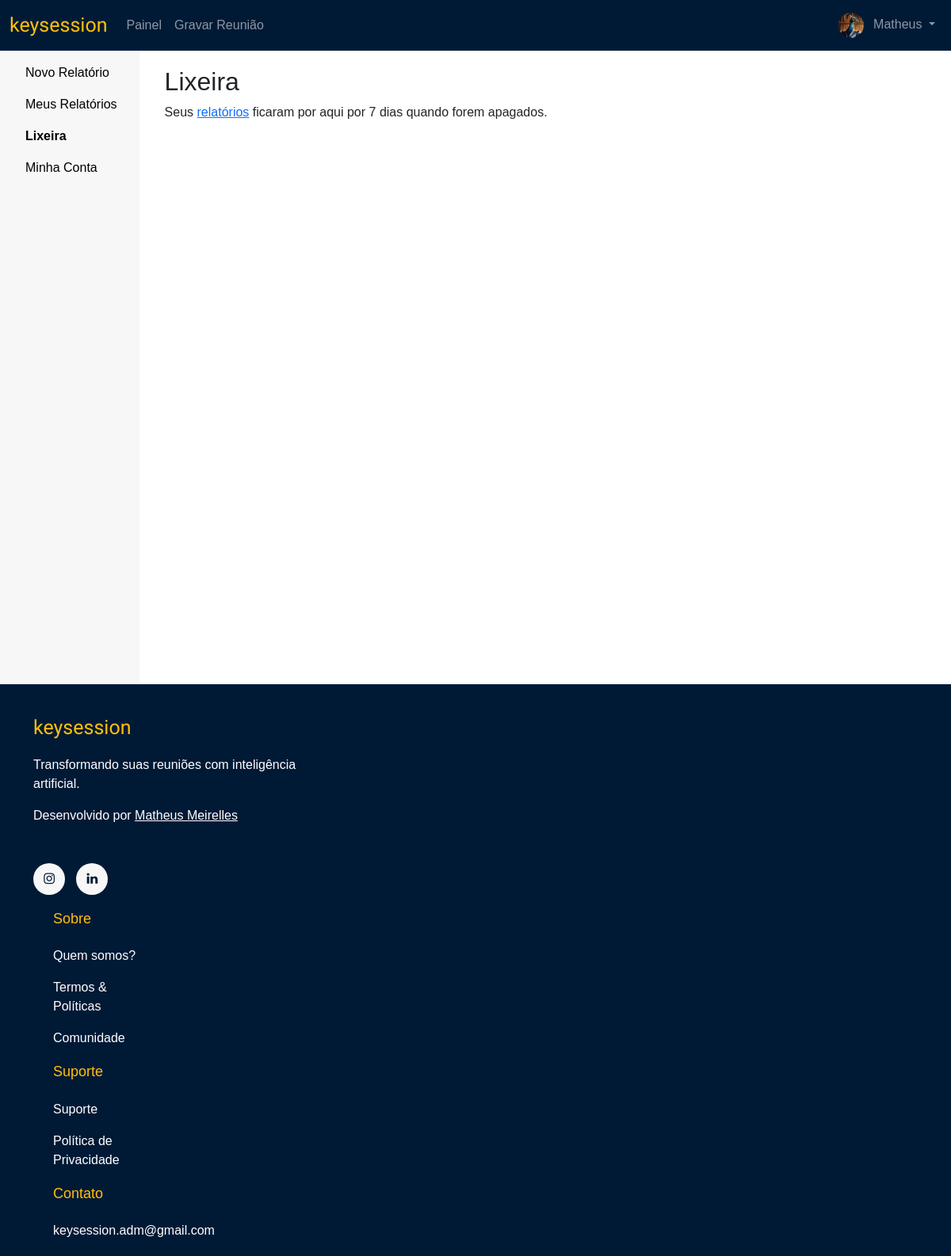
The app's page /trash (signed in), older data.
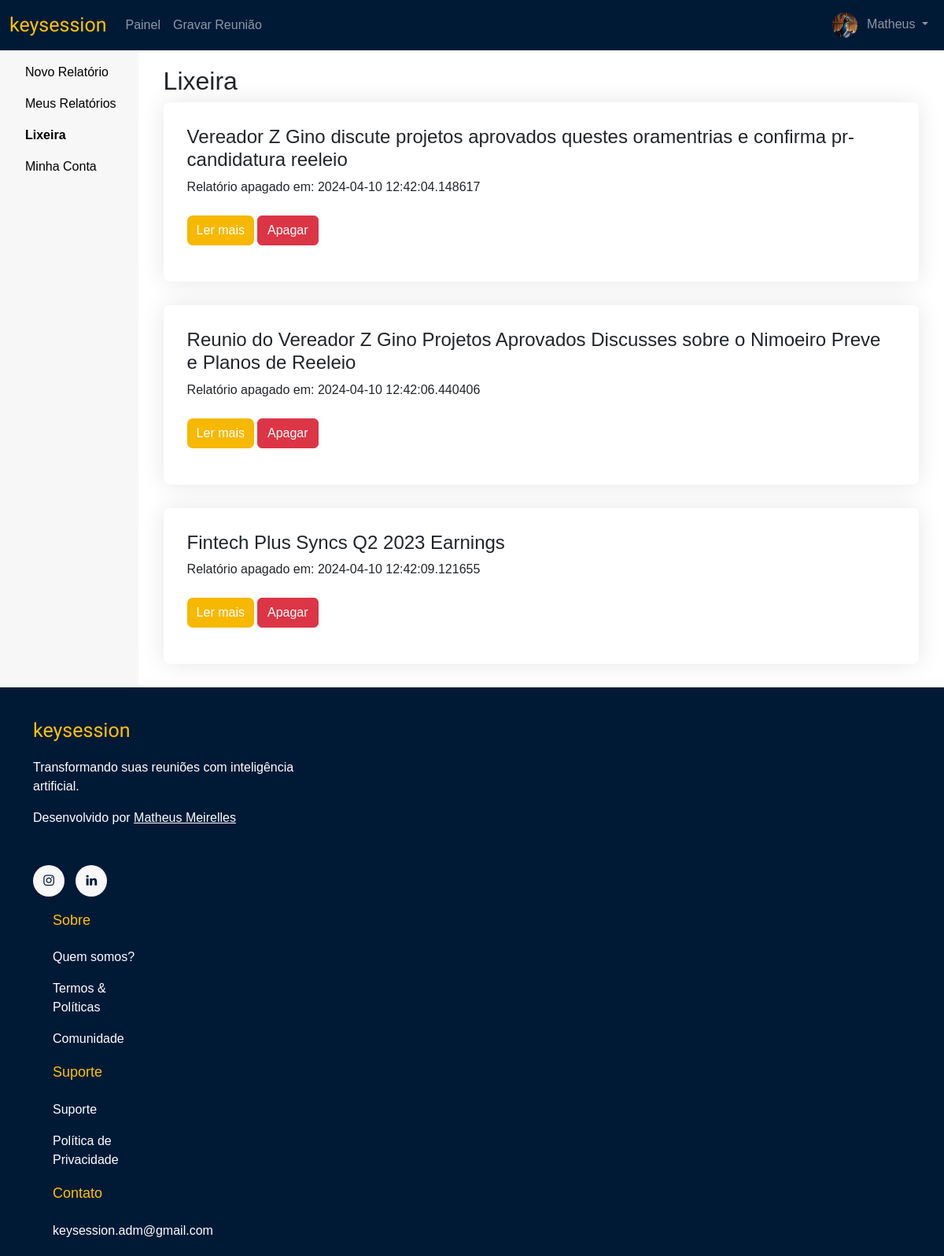
The same page, newer data.
### app/models.py (models this page shows)
class User(UserMixin, db.Model):
    id = db.Column(db.Integer, primary_key=True)
    username = db.Column(db.String(20), unique=True, nullable=False)
    email = db.Column(db.String(120), unique=True, nullable=False)
    password = db.Column(db.String(60), nullable=False)
    plan = db.Column(db.String(20), nullable=False, default='Grátis')
    user_pic = db.Column(db.String(250), nullable=False, default=f"/static/images/user_pictures/user{randint(1, 6)}.webp")
    two_factor_secret = db.Column(db.String(100))
    reports = db.relationship('Report', backref='author', lazy=True)

class Trash(db.Model):
    report_id = db.Column(db.String(100), primary_key=True)
    user_id = db.Column(db.Integer, db.ForeignKey('user.id'), nullable=False)
    report = db.Column(db.Text, nullable=False)
    date = db.Column(db.DateTime, nullable=False, default=datetime.utcnow)
    title = db.Column(db.String(100), nullable=False)

### app/routes.py (the view)
@main.route("/trash")
def trash():
    if current_user.is_authenticated:
        user_trash = Trash.query.filter_by(user_id=current_user.id).all()
        return render_template('dashboard/trash.html', user_trash=user_trash)
    else:
        return redirect(url_for('main.home'))

### app/__init__.py (called while the page is built)
def create_app():
    app = Flask(__name__, instance_relative_config=True)
    app.config.from_object('instance.config.Config')
    app.config.from_pyfile('instance.config.py', silent=True)
    from instance.config import Config
    app.config['MAIL_SERVER'] = 'smtp.gmail.com'
    app.config['MAIL_PORT'] = 465
    app.config['MAIL_USE_SSL'] = True
    app.config['MAIL_USERNAME'] = Config.EMAIL
    app.config['MAIL_PASSWORD'] = Config.EMAIL_PWD
    mail.init_app(app)
    db.init_app(app)
    login_manager.init_app(app)
    login_manager.login_view = 'login'
    with app.app_context():
        db.create_all()
    from .models import User
    @login_manager.user_loader
    def load_user(user_id):
        return User.query.get(int(user_id))
    from .routes import main as main_routes
    app.register_blueprint(main_routes)
    return app

### app/templates/dashboard/trash.html (shortened to what this page needs)
{% set current_page = 'trash' %}
{% set trash_option = 'font-weight:700;' %}
{% extends "dashboard/dashboard_base.html" %}
{% block panel_content %}
<h2>Lixeira</h2>
{% if user_trash==[]: %}
<p>Seus <a href="/my_reports">relatórios</a> ficaram por aqui por 7 dias quando forem apagados.</p>
{% else %}
    {% for report in user_trash %}
        <div class="report-list-item">
            <h4>{{ report.title }}</h4>
            Relatório apagado em: {{ report.date|safe }}
            <br>
            <br>
            <div class="reports-btns">
                <p class="d-inline-flex gap-1">
                    <a class="btn btn-primary btn-default" data-bs-toggle="collapse" href="#{{ report.report_id }}" role="button" aria-expanded="false" aria-controls="collapseExample">
                        Ler mais
                    </a>
                    <a data-id="{{ report.report_id }}" class="btn btn-danger btn-delete">
                        Apagar
                    </a>
                </p>
            </div>
        </div>
    {% endfor %}
{% endif %}
{% endblock %}

### app/templates/dashboard/dashboard_base.html (shortened to what this page needs)
{% extends "base.html" %}
{% block content %}
<div class="dashboard-container container-fluid">
    <div class="row">
        <div class="dashboard-sidebar d-none d-md-block col-md-2">
            <div class="desktop-navbar d-flex flex-column align-items-center align-items-sm-start px-3 pt-2 text-white min-vh-100">
                <ul class="nav nav-pills flex-column mb-sm-auto mb-0 align-items-center align-items-sm-start" id="menu">
                    <li class="nav-item">
                        <a href="{{ url_for('main.new_report') }}" class="nav-link align-middle px-0">
                            <span class="ms-1 d-none d-md-inline text-black sidebar-item" style="{{ new_report_option }}">Novo Relatório</span>
                        </a>
                    </li>
                    <li class="nav-item">
                        <a href="{{ url_for('main.my_reports') }}" class="nav-link align-middle px-0">
                            <span class="ms-1 d-none d-md-inline text-black sidebar-item" style="{{ my_reports_option }}">Meus Relatórios</span>
                        </a>
                    </li>
                    <li class="nav-item">
                        <a href="{{ url_for('main.trash') }}" class="nav-link align-middle px-0">
                            <span class="ms-1 d-none d-md-inline text-black sidebar-item" style="{{ trash_option }}">Lixeira</span>
                        </a>
                    </li>
                    <li class="nav-item">
                        <a href="{{ url_for('main.my_account') }}" class="nav-link align-middle px-0">
                            <span class="ms-1 d-none d-md-inline text-black sidebar-item" style="{{ my_account_option }}">Minha Conta</span>
                        </a>
                    </li>
                </ul>
            </div>
        </div>
        <div class="dashboard col">
            <div class="dashboard-content">
                {% block panel_content %}{% endblock %}
            </div>
        </div>
    </div>
</div>
{% endblock %}

### app/templates/base.html (shortened to what this page needs)
<!DOCTYPE html>
<html lang="en">
<head>
    <link rel="stylesheet" href="https://cdn.jsdelivr.net/npm/bootstrap@5.3.2/dist/css/bootstrap.min.css">
    <link rel="stylesheet" href="{{ url_for('static', filename='css/style.css') }}">
</head>
<body id="{{ current_page }}" class="d-flex flex-column h-100">
    <nav class="site-navbar navbar navbar-expand-lg navbar-dark">
        <div class="container-fluid">
            <a class="navbar-brand product-title" href="{{ url_for('main.home') }}">keysession</a>
            <div class="collapse navbar-collapse" id="navbarNav">
                <ul class="navbar-nav me-auto mb-2 mb-lg-0">
                    {% if current_user.is_authenticated %}
                    <li class="nav-item">
                        <a class="nav-link" href="{{ url_for('main.new_report') }}">Painel</a>
                    </li>
                    <li class="nav-item">
                      <a class="nav-link" href="{{ url_for('main.recording') }}">Gravar Reunião</a>
                    </li>
                </ul>
                <ul class="navbar-nav ms-auto mb-2 mb-lg-0">
                    <li class="nav-item dropdown">
                        <a class="nav-link dropdown-toggle" href="#" id="navbarDropdownMenuLink" role="button" data-bs-toggle="dropdown" aria-expanded="false">
                            <img src="{{ url_for('static', filename='images/user_pictures/'+current_user.user_pic) }}" alt="" width="32" height="32" class="rounded-circle me-2">
                            {{ current_user.username }}
                        </a>
                    </li>
                    {% endif %}
                </ul>
            </div>
        </div>
    </nav>
<main class="flex-shrink-0">
    {% block content %}{% endblock %}
</main>
<link href="https://maxcdn.bootstrapcdn.com/font-awesome/4.7.0/css/font-awesome.min.css" rel="stylesheet" />
<footer class="site-footer footer_area section_padding_130_0">
      <div class="container">
        <div class="row">
          <div class="col-12 col-sm-6 col-lg-4">
            <div class="single-footer-widget section_padding_0_130">
              <p><p class="product-title">keysession</p>Transformando suas reuniões com inteligência artificial.</p>
              <div class="copywrite-text mb-5">
                <p class="mb-0">Desenvolvido por <a class="ml-1" target="_blank" href="https://www.instagram.com/matheus.meirelless/">Matheus Meirelles</a></p>
              </div>
              <div class="footer_social_area">
                <a href="https://instagram.com/key.session" data-toggle="tooltip" data-placement="top" title="" data-original-title="Instagram"><i class="fa fa-instagram"></i></a>
                <a href="https://linkedin.com/company/keysession" data-toggle="tooltip" data-placement="top" title="" data-original-title="LinkedIn"><i class="fa fa-linkedin"></i></a>
            </div>
          </div>
          <div class="col-12 col-sm-6 col-lg">
            <div class="single-footer-widget section_padding_0_130">
              <h5 class="widget-title">Sobre</h5>
              <div class="footer_menu">
                <ul>
                  <li><a href="#">Quem somos?</a></li>
                  <li><a href="#">Termos &amp; Políticas</a></li>
                  <li><a href="#">Comunidade</a></li>
                </ul>
              </div>
            </div>
          </div>
          <div class="col-12 col-sm-6 col-lg">
            <div class="single-footer-widget section_padding_0_130">
              <h5 class="widget-title">Suporte</h5>
              <div class="footer_menu">
                <ul>
                  <li><a href="#">Suporte</a></li>
                  <li><a href="#">Política de Privacidade</a></li>
                </ul>
              </div>
            </div>
          </div>
          <div class="col-12 col-sm-6 col-lg">
            <div class="single-footer-widget section_padding_0_130">
              <h5 class="widget-title">Contato</h5>
              <div class="footer_menu">
                <ul>
                  <li><a href="mailto:keysession.adm@gmail.com?subject=Primeiro%20Contato&body=Ol%C3%A1,%20gostaria%20da%20sua%20ajuda%20a%20respeito%20de:">keysession.adm@gmail.com</a></li>
                </ul>
              </div>
            </div>
          </div>
        </div>
      </div>
    </footer>
</body>
</html>

### app/static/css/style.css (style rules this page uses)
body, html { margin: 0; padding: 0; font-family: Arial, sans-serif; font-size: 16px; }
.site-footer, .site-navbar { background-color: #001a36; }
.product-title { font-family: "Urbanist", sans-serif; font-optical-sizing: auto; font-weight: 300; font-style: normal; font-size: 25px; color: #ffc108; }
.btn-buy, .input-main, .btn-default { display: block; width: max-content; background-color: #f6b800; color: white; padding: 7px 12px; border: none; border-radius: 7px; cursor: pointer; text-decoration: none; }
.dashboard-content { margin: 20px; }
.dashboard-sidebar { background-color: #f7f7f7; width: fit-content; }
.footer_area { position: relative; z-index: 1; overflow: hidden; padding:20px; }
.footer_area .row { margin-left: -25px; margin-right: -25px; }
.footer_area .row .col, .footer_area .row .col-1, .footer_area .row .col-10, .footer_area .row .col-11, .footer_area .row .col-12, .footer_area .row .col-2, .footer_area .row .col-3, .footer_area .row .col-4, .footer_area .row .col-5, .footer_area .row .col-6, .footer_area .row .col-7, .footer_area .row .col-8, .footer_area .row .col-9, .footer_area .row .col-auto, .footer_area .row .col-lg, .footer_area .row .col-lg-1, .footer_area .row .col-lg-10, .footer_area .row .col-lg-11, .footer_area .row .col-lg-12, .footer_area .row .col-lg-2, .footer_area .row .col-lg-3, .footer_area .row .col-lg-4, .footer_area .row .col-lg-5, .footer_area .row .col-lg-6, .footer_area .row .col-lg-7, .footer_area .row .col-lg-8, .footer_area .row .col-lg-9, .footer_area .row .col-lg-auto, .footer_area .row .col-md, .footer_area .row .col-md-1, .footer_area .row .col-md-10, .footer_area .row .col-md-11, .footer_area .row .col-md-12, .footer_area .row .col-md-2, .footer_area .row .col-md-3, .footer_area .row .col-md-4, .footer_area .row .col-md-5, .footer_area .row .col-md-6, .footer_area .row .col-md-7, .footer_area .row .col-md-8, .footer_area .row .col-md-9, .footer_area .row .col-md-auto, .footer_area .row .col-sm, .footer_area .row .col-sm-1, .footer_area .row .col-sm-10, .footer_area .row .col-sm-11, .footer_area .row .col-sm-12, .footer_area .row .col-sm-2, .footer_area .row .col-sm-3, .footer_area .row .col-sm-4, .footer_area .row .col-sm-5, .footer_area .row .col-sm-6, .footer_area .row .col-sm-7, .footer_area .row .col-sm-8, .footer_area .row .col-sm-9, .footer_area .row .col-sm-auto, .footer_area .row .col-xl, .footer_area .row .col-xl-1, .footer_area .row .col-xl-10, .footer_area .row .col-xl-11, .footer_area .row .col-xl-12, .footer_area .row .col-xl-2, .footer_area .row .col-xl-3, .footer_area .row .col-xl-4, .footer_area .row .col-xl-5, .footer_area .row .col-xl-6, .footer_area .row .col-xl-7, .footer_area .row .col-xl-8, .footer_area .row .col-xl-9, .footer_area .row .col-xl-auto { padding-right: 25px; padding-left: 25px; }
.widget-title { color: #ffc107; font-weight: 100; margin-top: 20px; font-size: 18px; }
.single-footer-widget.section_padding_0_130 { color: white; }
.single-footer-widget { position: relative; z-index: 1; }
.single-footer-widget .copywrite-text a { color: #ffffff; font-size: 1rem; }
.single-footer-widget .widget-title { margin-bottom: 1.5rem; }
.single-footer-widget .footer_menu li a { color: #ffffff; margin-bottom: 1rem; display: block; font-size: 1rem; text-decoration: none; }
.single-footer-widget .footer_menu li:last-child a { margin-bottom: 0; }
.footer_social_area { position: relative; z-index: 1; }
.footer_social_area a { border-radius: 50%; height: 40px; text-align: center; width: 40px; display: inline-block; background-color: #f7f7f7; line-height: 40px; -webkit-box-shadow: none; box-shadow: none; margin-right: 10px; }
i.fa { color: #001a36; }
.footer_social_area a i { line-height: 36px; }
ol li, ul li { list-style: none; }
ol, ul { margin: 0; padding: 0; }
.report-list-item { border-radius: 8px; box-shadow: 0 0px 30px rgba(0, 0, 0, 0.1); padding: 30px; margin-bottom: 30px; }

Row changes from the older to the newer data that the page shows:
added Trash: title "Vereador Z Gino discute projetos aprovados questes oramentrias e confirma pr-candidatura reeleio", date "2024-04-10 12:42:04.148617"
added Trash: title "Reunio do Vereador Z Gino Projetos Aprovados Discusses sobre o Nimoeiro Preve e Planos de Reeleio", date "2024-04-10 12:42:06.440406"
added Trash: title "Fintech Plus Syncs Q2 2023 Earnings", date "2024-04-10 12:42:09.121655"
Text that changed along with them:
text no longer shown: "Seus relatórios ficaram por aqui por 7 dias quando forem apagados."
